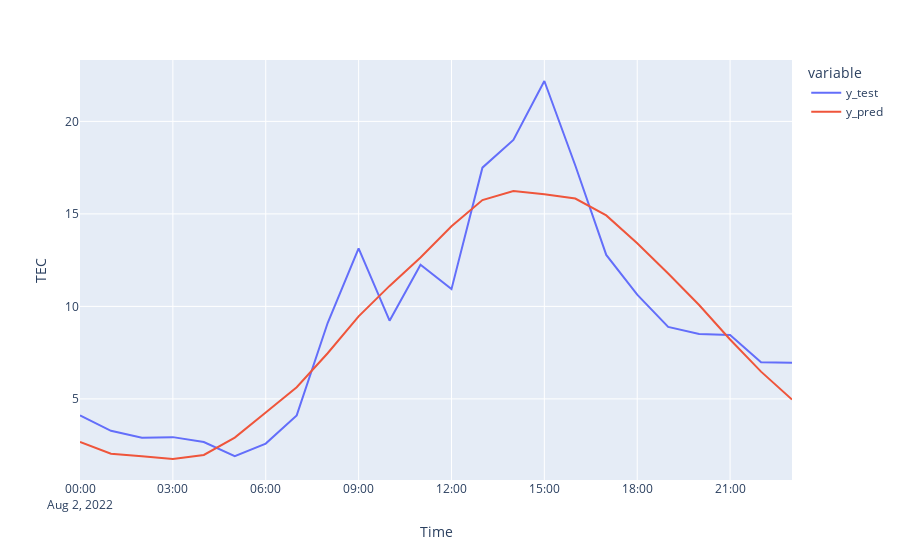

Notebook cell for this chart:
### Code cell
fig = px.line(df_pred_test, labels={"value": "TEC"})
fig.show()

### Figure 1 — Plotly figure (JSON) as saved in the notebook; plotly's stock layout.template omitted (floating-point values rounded to 4 significant figures)
{"data": [{"hovertemplate": "variable=y_test<br>Time=%{x}<br>TEC=%{y}<extra></extra>", "legendgroup": "y_test", "line": {"color": "#636efa", "dash": "solid"}, "marker": {"symbol": "circle"}, "mode": "lines", "name": "y_test", "orientation": "v", "showlegend": true, "type": "scatter", "x": ["2022-08-02T00:00:00+03:00", "2022-08-02T01:00:00+03:00", "2022-08-02T02:00:00+03:00", "2022-08-02T03:00:00+03:00", "2022-08-02T04:00:00+03:00", "2022-08-02T05:00:00+03:00", "2022-08-02T06:00:00+03:00", "2022-08-02T07:00:00+03:00", "2022-08-02T08:00:00+03:00", "2022-08-02T09:00:00+03:00", "2022-08-02T10:00:00+03:00", "2022-08-02T11:00:00+03:00", "2022-08-02T12:00:00+03:00", "2022-08-02T13:00:00+03:00", "2022-08-02T14:00:00+03:00", "2022-08-02T15:00:00+03:00", "2022-08-02T16:00:00+03:00", "2022-08-02T17:00:00+03:00", "2022-08-02T18:00:00+03:00", "2022-08-02T19:00:00+03:00", "2022-08-02T20:00:00+03:00", "2022-08-02T21:00:00+03:00", "2022-08-02T22:00:00+03:00", "2022-08-02T23:00:00+03:00"], "xaxis": "x", "y": [4.109, 3.275, 2.9, 2.933, 2.667, 1.909, 2.583, 4.108, 9.1, 13.13, 9.225, 12.25, 10.93, 17.5, 19, 22.18, 17.62, 12.78, 10.63, 8.891, 8.508, 8.45, 6.978, 6.95], "yaxis": "y"}, {"hovertemplate": "variable=y_pred<br>Time=%{x}<br>TEC=%{y}<extra></extra>", "legendgroup": "y_pred", "line": {"color": "#EF553B", "dash": "solid"}, "marker": {"symbol": "circle"}, "mode": "lines", "name": "y_pred", "orientation": "v", "showlegend": true, "type": "scatter", "x": ["2022-08-02T00:00:00+03:00", "2022-08-02T01:00:00+03:00", "2022-08-02T02:00:00+03:00", "2022-08-02T03:00:00+03:00", "2022-08-02T04:00:00+03:00", "2022-08-02T05:00:00+03:00", "2022-08-02T06:00:00+03:00", "2022-08-02T07:00:00+03:00", "2022-08-02T08:00:00+03:00", "2022-08-02T09:00:00+03:00", "2022-08-02T10:00:00+03:00", "2022-08-02T11:00:00+03:00", "2022-08-02T12:00:00+03:00", "2022-08-02T13:00:00+03:00", "2022-08-02T14:00:00+03:00", "2022-08-02T15:00:00+03:00", "2022-08-02T16:00:00+03:00", "2022-08-02T17:00:00+03:00", "2022-08-02T18:00:00+03:00", "2022-08-02T19:00:00+03:00", "2022-08-02T20:00:00+03:00", "2022-08-02T21:00:00+03:00", "2022-08-02T22:00:00+03:00", "2022-08-02T23:00:00+03:00"], "xaxis": "x", "y": [2.671, 2.037, 1.899, 1.751, 1.968, 2.908, 4.269, 5.627, 7.467, 9.464, 11.11, 12.65, 14.34, 15.75, 16.24, 16.06, 15.83, 14.92, 13.41, 11.77, 10.07, 8.212, 6.473, 4.962], "yaxis": "y"}], "layout": {"autosize": true, "legend": {"title": {"text": "variable"}, "tracegroupgap": 0}, "margin": {"t": 60}, "xaxis": {"anchor": "y", "autorange": true, "domain": [0, 1], "range": ["2022-08-02", "2022-08-02 23:00"], "title": {"text": "Time"}, "type": "date"}, "yaxis": {"anchor": "x", "autorange": true, "domain": [0, 1], "range": [0.6159, 23.32], "title": {"text": "TEC"}, "type": "linear"}}}
